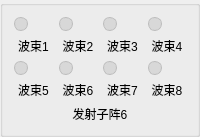
           <widget class="QGroupBox" name="grpArrayTx6">
            <property name="title">
             <string/>
            </property>
            <layout class="QVBoxLayout" name="layoutArrayTx6">
             <item>
              <layout class="QGridLayout" name="layoutArrayBeamsTx6">
               <item row="0" column="0">
                <layout class="QVBoxLayout" name="layoutTx6Beam1">
                 <item>
                  <widget class="QLabel" name="indicatorTx6Beam1">
                   <property name="minimumSize">
                    <size>
                     <width>14</width>
                     <height>14</height>
                    </size>
                   </property>
                   <property name="maximumSize">
                    <size>
                     <width>14</width>
                     <height>14</height>
                    </size>
                   </property>
                   <property name="styleSheet">
                    <string notr="true">background:#d8d8d8;border:1px solid #bdbdbd;border-radius:7px;</string>
                   </property>
                   <property name="text">
                    <string/>
                   </property>
                   <property name="alignment">
                    <set>Qt::AlignCenter</set>
                   </property>
                  </widget>
                 </item>
                 <item>
                  <widget class="QLabel" name="lblTx6Beam1">
                   <property name="text">
                    <string>波束1</string>
                   </property>
                   <property name="alignment">
                    <set>Qt::AlignCenter</set>
                   </property>
                  </widget>
                 </item>
                </layout>
               </item>
               <item row="0" column="1">
                <layout class="QVBoxLayout" name="layoutTx6Beam2">
                 <item>
                  <widget class="QLabel" name="indicatorTx6Beam2">
                   <property name="minimumSize">
                    <size>
                     <width>14</width>
                     <height>14</height>
                    </size>
                   </property>
                   <property name="maximumSize">
                    <size>
                     <width>14</width>
                     <height>14</height>
                    </size>
                   </property>
                   <property name="styleSheet">
                    <string notr="true">background:#d8d8d8;border:1px solid #bdbdbd;border-radius:7px;</string>
                   </property>
                   <property name="text">
                    <string/>
                   </property>
                   <property name="alignment">
                    <set>Qt::AlignCenter</set>
                   </property>
                  </widget>
                 </item>
                 <item>
                  <widget class="QLabel" name="lblTx6Beam2">
                   <property name="text">
                    <string>波束2</string>
                   </property>
                   <property name="alignment">
                    <set>Qt::AlignCenter</set>
                   </property>
                  </widget>
                 </item>
                </layout>
               </item>
               <item row="0" column="2">
                <layout class="QVBoxLayout" name="layoutTx6Beam3">
                 <item>
                  <widget class="QLabel" name="indicatorTx6Beam3">
                   <property name="minimumSize">
                    <size>
                     <width>14</width>
                     <height>14</height>
                    </size>
                   </property>
                   <property name="maximumSize">
                    <size>
                     <width>14</width>
                     <height>14</height>
                    </size>
                   </property>
                   <property name="styleSheet">
                    <string notr="true">background:#d8d8d8;border:1px solid #bdbdbd;border-radius:7px;</string>
                   </property>
                   <property name="text">
                    <string/>
                   </property>
                   <property name="alignment">
                    <set>Qt::AlignCenter</set>
                   </property>
                  </widget>
                 </item>
                 <item>
                  <widget class="QLabel" name="lblTx6Beam3">
                   <property name="text">
                    <string>波束3</string>
                   </property>
                   <property name="alignment">
                    <set>Qt::AlignCenter</set>
                   </property>
                  </widget>
                 </item>
                </layout>
               </item>
               <item row="0" column="3">
                <layout class="QVBoxLayout" name="layoutTx6Beam4">
                 <item>
                  <widget class="QLabel" name="indicatorTx6Beam4">
                   <property name="minimumSize">
                    <size>
                     <width>14</width>
                     <height>14</height>
                    </size>
                   </property>
                   <property name="maximumSize">
                    <size>
                     <width>14</width>
                     <height>14</height>
                    </size>
                   </property>
                   <property name="styleSheet">
                    <string notr="true">background:#d8d8d8;border:1px solid #bdbdbd;border-radius:7px;</string>
                   </property>
                   <property name="text">
                    <string/>
                   </property>
                   <property name="alignment">
                    <set>Qt::AlignCenter</set>
                   </property>
                  </widget>
                 </item>
                 <item>
                  <widget class="QLabel" name="lblTx6Beam4">
                   <property name="text">
                    <string>波束4</string>
                   </property>
                   <property name="alignment">
                    <set>Qt::AlignCenter</set>
                   </property>
                  </widget>
                 </item>
                </layout>
               </item>
               <item row="1" column="0">
                <layout class="QVBoxLayout" name="layoutTx6Beam5">
                 <item>
                  <widget class="QLabel" name="indicatorTx6Beam5">
                   <property name="minimumSize">
                    <size>
                     <width>14</width>
                     <height>14</height>
                    </size>
                   </property>
                   <property name="maximumSize">
                    <size>
                     <width>14</width>
                     <height>14</height>
                    </size>
                   </property>
                   <property name="styleSheet">
                    <string notr="true">background:#d8d8d8;border:1px solid #bdbdbd;border-radius:7px;</string>
                   </property>
                   <property name="text">
                    <string/>
                   </property>
                   <property name="alignment">
                    <set>Qt::AlignCenter</set>
                   </property>
                  </widget>
                 </item>
                 <item>
                  <widget class="QLabel" name="lblTx6Beam5">
                   <property name="text">
                    <string>波束5</string>
                   </property>
                   <property name="alignment">
                    <set>Qt::AlignCenter</set>
                   </property>
                  </widget>
                 </item>
                </layout>
               </item>
               <item row="1" column="1">
                <layout class="QVBoxLayout" name="layoutTx6Beam6">
                 <item>
                  <widget class="QLabel" name="indicatorTx6Beam6">
                   <property name="minimumSize">
                    <size>
                     <width>14</width>
                     <height>14</height>
                    </size>
                   </property>
                   <property name="maximumSize">
                    <size>
                     <width>14</width>
                     <height>14</height>
                    </size>
                   </property>
                   <property name="styleSheet">
                    <string notr="true">background:#d8d8d8;border:1px solid #bdbdbd;border-radius:7px;</string>
                   </property>
                   <property name="text">
                    <string/>
                   </property>
                   <property name="alignment">
                    <set>Qt::AlignCenter</set>
                   </property>
                  </widget>
                 </item>
                 <item>
                  <widget class="QLabel" name="lblTx6Beam6">
                   <property name="text">
                    <string>波束6</string>
                   </property>
                   <property name="alignment">
                    <set>Qt::AlignCenter</set>
                   </property>
                  </widget>
                 </item>
                </layout>
               </item>
               <item row="1" column="2">
                <layout class="QVBoxLayout" name="layoutTx6Beam7">
                 <item>
                  <widget class="QLabel" name="indicatorTx6Beam7">
                   <property name="minimumSize">
                    <size>
                     <width>14</width>
                     <height>14</height>
                    </size>
                   </property>
                   <property name="maximumSize">
                    <size>
                     <width>14</width>
                     <height>14</height>
                    </size>
                   </property>
                   <property name="styleSheet">
                    <string notr="true">background:#d8d8d8;border:1px solid #bdbdbd;border-radius:7px;</string>
                   </property>
                   <property name="text">
                    <string/>
                   </property>
                   <property name="alignment">
                    <set>Qt::AlignCenter</set>
                   </property>
                  </widget>
                 </item>
                 <item>
                  <widget class="QLabel" name="lblTx6Beam7">
                   <property name="text">
                    <string>波束7</string>
                   </property>
                   <property name="alignment">
                    <set>Qt::AlignCenter</set>
                   </property>
                  </widget>
                 </item>
                </layout>
               </item>
               <item row="1" column="3">
                <layout class="QVBoxLayout" name="layoutTx6Beam8">
                 <item>
                  <widget class="QLabel" name="indicatorTx6Beam8">
                   <property name="minimumSize">
                    <size>
                     <width>14</width>
                     <height>14</height>
                    </size>
                   </property>
                   <property name="maximumSize">
                    <size>
                     <width>14</width>
                     <height>14</height>
                    </size>
                   </property>
                   <property name="styleSheet">
                    <string notr="true">background:#d8d8d8;border:1px solid #bdbdbd;border-radius:7px;</string>
                   </property>
                   <property name="text">
                    <string/>
                   </property>
                   <property name="alignment">
                    <set>Qt::AlignCenter</set>
                   </property>
                  </widget>
                 </item>
                 <item>
                  <widget class="QLabel" name="lblTx6Beam8">
                   <property name="text">
                    <string>波束8</string>
                   </property>
                   <property name="alignment">
                    <set>Qt::AlignCenter</set>
                   </property>
                  </widget>
                 </item>
                </layout>
               </item>
              </layout>
             </item>
             <item>
              <widget class="QLabel" name="lblArrayNameTx6">
               <property name="text">
                <string>发射子阵6</string>
               </property>
               <property name="alignment">
                <set>Qt::AlignCenter</set>
               </property>
              </widget>
             </item>
            </layout>
           </widget>
